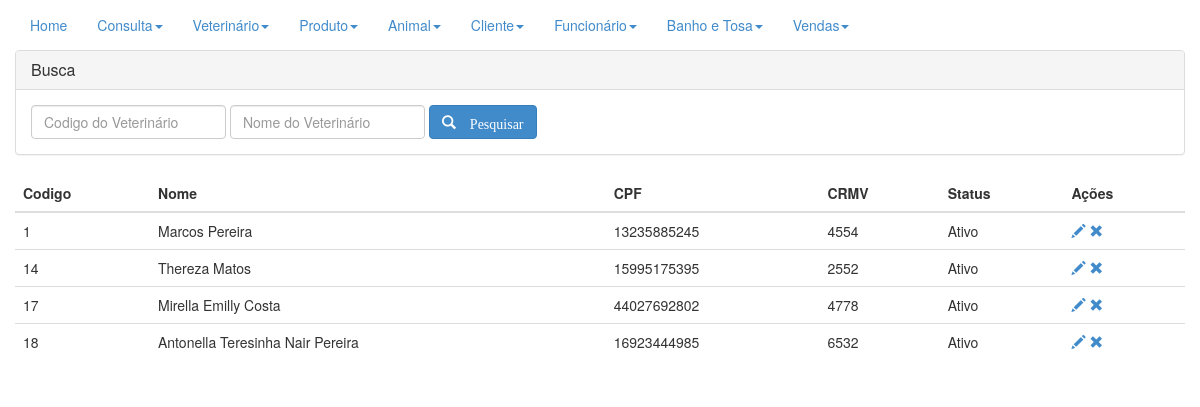
/sourcecode/conVet.php (signed in), run on the app's committed database.
### tables this page shows
CREATE TABLE `vet` (
  `codigo_vet` int(11) NOT NULL,
  `nome` varchar(250) NOT NULL,
  `cpf` varchar(250) NOT NULL,
  `crmv` varchar(250) NOT NULL,
  `status` binary(1) DEFAULT '0'
);

### sourcecode/conVet.php (the view, shortened to what this page needs)
<!DOCTYPE html>
<html lang="pt_BR">
<head>
  <link rel="stylesheet" type="text/css" href="../CSS/bootstrap.css">
</head>
<body>
<div class="navbar-collapse collapse">
      <ul class="nav navbar-nav navbar-left">
        <li class="active"><a href="home.php">Home</a></li>
        <li class="dropdown ">
          <a href="#" class="dropdown-toggle" data-toggle="dropdown">Consulta<b class="caret"></b></a>
        </li>
        <li class="dropdown ">
          <a href="#" class="dropdown-toggle" data-toggle="dropdown">Veterinário<b class="caret"></b></a>
        </li>
        <li class="dropdown ">
          <a href="#" class="dropdown-toggle" data-toggle="dropdown">Produto<b class="caret"></b></a>
        </li>
        <li class="dropdown">
          <a href="#" class="dropdown-toggle" data-toggle="dropdown">Animal<b class="caret"></b></a>
        </li>
        <li class="dropdown">
          <a href="#" class="dropdown-toggle" data-toggle="dropdown">Cliente<b class="caret"></b></a>
        </li>
        <li class="dropdown">
          <a href="#" class="dropdown-toggle" data-toggle="dropdown">Funcionário<b class="caret"></b></a>
        </li>
        <li class="dropdown">
          <a href="#" class="dropdown-toggle" data-toggle="dropdown">Banho e Tosa<b class="caret"></b></a>
        </li>
        <li class="dropdown">
          <a href="#" class="dropdown-toggle" data-toggle="dropdown">Vendas<b class="caret"></b></a>
        </li>
      </ul>
    </div>
  <div class="container">
    <div class="row">
      <div class="panel-group" id="accordion">
        <div class="panel panel-default">
          <div class="panel-heading">
            <h4 class="panel-title">
              <a data-toggle="collapse" data-parent="#accordion" href="#collapseOne">Busca</a>
            </h4>
          </div>
          <div id="collapseOne" class="panel-collapse collapse in">
            <div class="panel-body">
              <form class="form-inline" method="POST" action="">
                <fieldset>
                  <div class="form-group">
                    <input type="number" class="form-control" name="ibcod" placeholder="Codigo do Veterinário">
                  </div>
                  <div class="form-group">
                    <input type="text" class="form-control" name="ibnome" placeholder="Nome do Veterinário">
                  </div>
                  <div class="form-group">
                    <button type="submit" class="btn btn-primary" name="btnPesq">
                      <i class="glyphicon glyphicon-search"> Pesquisar </i>
                    </button>
                  </div>
                </fieldset>
              </form>
            </div>
          </div>
        </div>
      </div>
      <table cellpadding="0" cellspacing="0" class="table">
        <thead>
          <th>Codigo</th>
          <th>Nome</th>
          <th>CPF</th>
          <th>CRMV</th>
          <th>Status</th>
          <th>Ações</th>
        </thead>
        <tbody>
          <?php
					$link = conectar();
					$condicao = "";
					$sql = "SELECT * FROM vet " . $condicao;
					$res = mysqli_query($link,$sql);
					while ($dados = mysqli_fetch_array($res)){
						echo "<tr>";
						echo "<td>".$dados['codigo_vet']."</td>";
						echo "<td>".$dados['nome']."</td>";
						echo "<td>".$dados['cpf']."</td>";
						echo "<td>".$dados['crmv']."</td>";
						if($dados['status']==1){
							echo "<td><spam>Ativo</spam></td>";
						}else{
							echo "<td><spam>Desativado</spam></td>";
						}
						$id = base64_encode($dados['codigo_vet']);
						echo "<td><a href='frmVet.php?tela=editar&id=".$id."' title='Editar Veterinário'> <spam class='glyphicon glyphicon-pencil'> </spam> </a>";
						echo "<a href='frmVet.php?tela=excluir&id=".$id."' title='Excluir Veterinário'> <spam class='glyphicon glyphicon-remove'> </spam> </a>";
						echo "</td>";
						echo "</tr>";
					}
					?>
        </tbody>
      </table>
    </div>
  </div>
</body>
</html>

### data on the page
vet: codigo_vet "1", nome "Marcos Pereira", cpf "13235885245", crmv "4554", status "Ativo"
vet: codigo_vet "14", nome "Thereza Matos", cpf "15995175395", crmv "2552", status "Ativo"
vet: codigo_vet "17", nome "Mirella Emilly Costa", cpf "44027692802", crmv "4778", status "Ativo"
vet: codigo_vet "18", nome "Antonella Teresinha Nair Pereira", cpf "16923444985", crmv "6532", status "Ativo"
